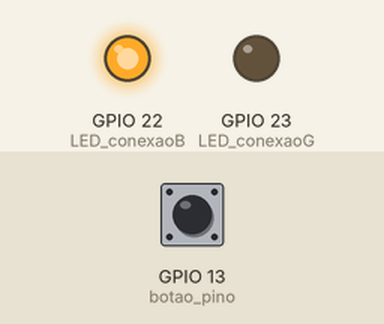
This program was run on a simulated ESP32. On the bench: output pins drawn as LEDs (lit = HIGH). The test bench sets the inputs (shaded band); at power-on: GPIO 13 (botao_pino) HIGH. WiFi joins after 1.5 s; servers stay silent unless stated; pins used as bus, display or sensor lines are not drawn; what the program prints to the serial monitor is not drawn.

Above: at 0.1 s.
At 1.6 s:
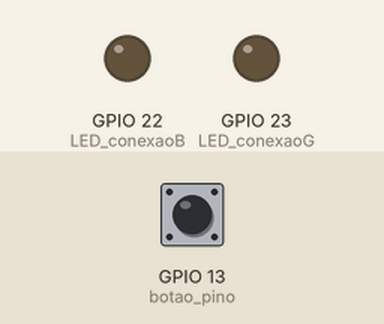
At 2.8 s:
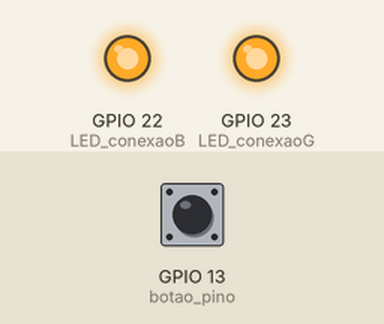
2.9 s: GPIO 13 (botao_pino) pulled LOW for 0.15 s
4.5 s: GPIO 13 (botao_pino) pulled LOW for 3.2 s
9.2 s: GPIO 13 (botao_pino) pulsed LOW 5 times (0.12 s each, 0.3 s apart)
Timing chart, 0 to 12.2 s (numbered marks = the images above; inputs shaded):
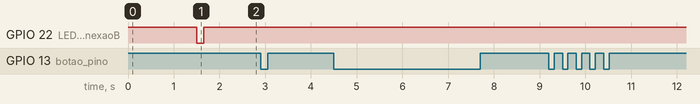

Measured:
- after the input at 2.9 s, every drawn part: stays the same
- after the input at 4.5 s, every drawn part: stays the same
- after the input at 9.2 s, every drawn part: stays the same

The program:

main.cpp
```cpp
//Required HTTPClientESP32Ex library to be installed  https://github.com/mobizt/HTTPClientESP32Ex

#include <WiFi.h>
#include "FirebaseESP32.h"

#define FIREBASE_HOST "" //Change to your Firebase RTDB project ID e.g. Your_Project_ID.firebaseio.com
#define FIREBASE_AUTH "" //Change to your Firebase RTDB secret password
#define WIFI_SSID ""
#define WIFI_PASSWORD ""

FirebaseData firebaseData1;
FirebaseData firebaseData2;

#define LED_conexaoB 22
#define LED_conexaoG 23
#define lencol_pino 27
#define botao_pino T4

bool disableLED = true;
bool outputState = false;

//Variáveis para o botão
bool currentState = false;
bool lastState = false;
int tempo = 0;
int contagem = 1;

String path = "/lencolEletrico/OnOff";
String nodeID = "on";

// Função q só troca o led caso esteja permitido
void toggleLED(int led, int state)
{
  if (disableLED)
  {
    Serial.printf("Vou desligar o led azul\n");
    digitalWrite(led, true); //Bota como true pq o led é cátodo comum
  }
  else
  {
    Serial.printf("Vou colocar o led para %d\n", state);
    digitalWrite(led, state);
  }
}

void streamCallback(StreamData data)
{

  if (data.dataType() == "boolean")
  {
    if (data.boolData())
      Serial.println("Define a saída como alta");
    else
      Serial.println("Define a saída como baixa");

    bool value = data.boolData();
    digitalWrite(lencol_pino, value);
    toggleLED(LED_conexaoB, !value); //O valor é negado pq o led é cátodo comum
    outputState = value;
  }
}

void streamTimeoutCallback(bool timeout)
{
  if (timeout)
  {
    Serial.println();
    Serial.println("Stream timeout, resume streaming...");
    Serial.println();
  }
}

void setup()
{

  Serial.begin(115200);

  pinMode(lencol_pino, OUTPUT);

  //Definição de saida e entrada de cada pino
  pinMode(LED_conexaoB, OUTPUT);
  pinMode(LED_conexaoG, OUTPUT);
  pinMode(lencol_pino, OUTPUT);

  //Desliga o LED de status de conexão do Wifi
  digitalWrite(LED_conexaoB, HIGH);
  digitalWrite(LED_conexaoG, LOW);

  Serial.println();
  Serial.println();

  WiFi.begin(WIFI_SSID, WIFI_PASSWORD);
  Serial.print("Conectando ao Wi-Fi");
  while (WiFi.status() != WL_CONNECTED)
  {
    Serial.print(".");
    delay(300);
  }

  //Desliga o led verde pq já conectou no wifi
  digitalWrite(LED_conexaoB, LOW);

  Serial.println();
  Serial.print("Conectado com IP: ");
  Serial.println(WiFi.localIP());
  Serial.println();

  Firebase.begin(FIREBASE_HOST, FIREBASE_AUTH);
  Firebase.reconnectWiFi(true);

  if (!Firebase.beginStream(firebaseData1, path + "/" + nodeID))
  {
    Serial.println("Não iniciou a stream");
    Serial.println("MOTIVO: " + firebaseData1.errorReason());
    Serial.println();
  }

  Firebase.setStreamCallback(firebaseData1, streamCallback, streamTimeoutCallback);
  digitalWrite(LED_conexaoB, HIGH);
  digitalWrite(LED_conexaoG, HIGH);
}

// Callback do clique triplo
void tripleClick()
{
  disableLED = !disableLED;
  Serial.printf("\n clique triplo %d\n\n", disableLED);
  toggleLED(LED_conexaoB, !outputState);
}

// Callback do clique longo
void longClick()
{
  Serial.printf("\n long clique %d\n\n", outputState);
  Firebase.setBool(firebaseData2, path + "/" + nodeID, !outputState);
  digitalWrite(lencol_pino, !outputState);
}

// Função que faz toda a avaliação do botão
void botao()
{
  int botao = touchRead(botao_pino) > 30 ? false : true;

  if (botao && !currentState) //Verifica a borda de subida
  {
    if ((millis() - tempo) < 700) //Compara com o tempo do último clique para saber se é um clique rápido
    {
      contagem++;
      if (contagem == 2)
      {
        tripleClick();
        contagem = 0;
      }
    }
    else
    {
      contagem = 0;
    }

    tempo = millis();
    currentState = true;
  }

  if (!botao && currentState) // borda de descida
  {
    if ((millis() - tempo) > 1000)
      longClick();
    char teste[100];
    sprintf(teste, "Botão solto - %d milissegundos\n", millis() - tempo);
    tempo = millis();
    currentState = false;
    Serial.printf(teste);
  }
}

void loop()
{
  botao();
}
```
